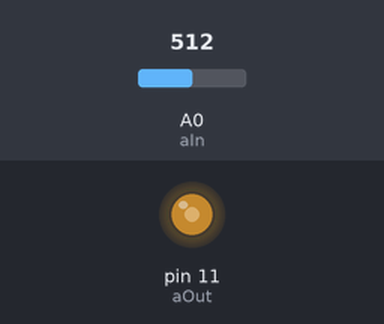
Recording of a sketch running on a simulated Arduino Uno, built with avr-gcc and run on an emulated ATmega328P. On the bench: output pins drawn as LEDs (lit = HIGH). The inputs (shaded band) are chosen by the test bench; at power-on: A0 (aIn) = 512. What the sketch prints to the serial monitor is not drawn.

Above: at 1.2 s.
1.3 s: A0 (aIn) set to 408
At 1.6 s:
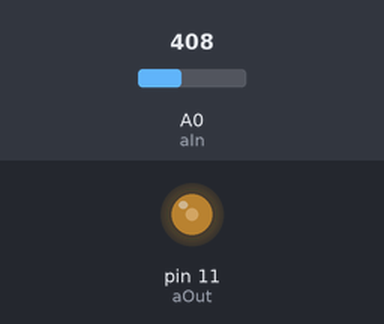
3.3 s: A0 (aIn) set to 385
At 3.9 s:
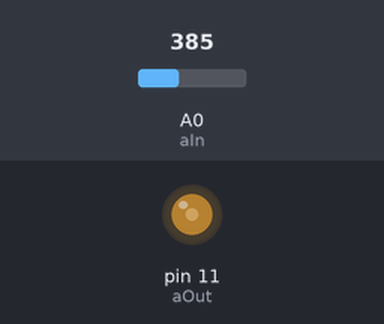
5.1 s: A0 (aIn) set to 716
At 5.8 s:
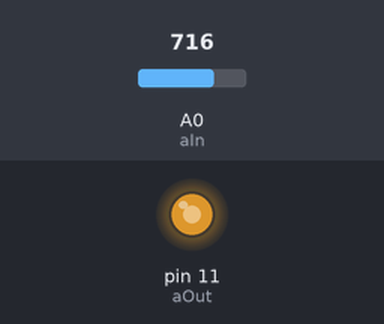
6.6 s: A0 (aIn) set to 993
At 7.7 s:
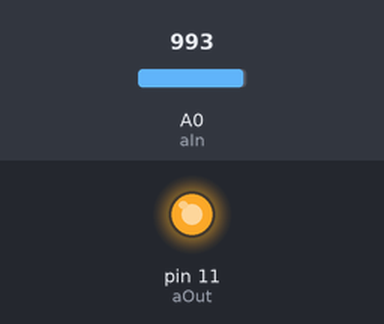
8.1 s: A0 (aIn) set to 1014
At 9.2 s:
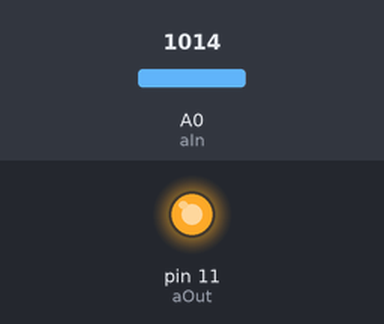
9.9 s: A0 (aIn) set to 122
At 10.3 s:
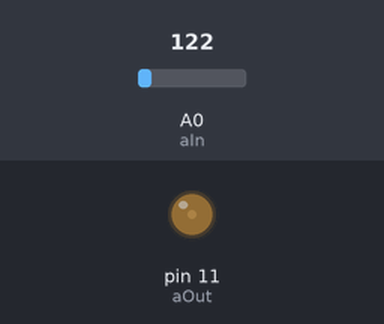
Timing chart, 0 to 12.4 s (numbered marks = the images above; inputs shaded):
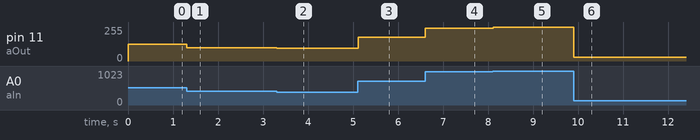

Measured:
- after the input at 1.3 s, pin 11 (aOut): 127/255 → 101/255 at once
- after the input at 3.3 s, pin 11 (aOut): 101/255 → 95/255 at once
- after the input at 5.1 s, pin 11 (aOut): 95/255 → 178/255 at once
- after the input at 6.6 s, pin 11 (aOut): 178/255 → 247/255 at once
- after the input at 8.1 s, pin 11 (aOut): 247/255 → 252/255 at once
- after the input at 9.9 s, pin 11 (aOut): 252/255 → 30/255 at once

The sketch:

potentio.ino
```cpp
const int aIn=A0;
const int aOut=11;
int sensorValue=0;
int outputValue=0;
void setup() {
  // put your setup code here, to run once:
  Serial.begin(9600);
}

void loop() {
  // put your main code here, to run repeatedly:
  sensorValue=analogRead(aIn);
  outputValue=map(sensorValue,0,1023,0,255);
  analogWrite(aOut,outputValue);
  Serial.print("sensor= ");
  Serial.print(sensorValue);
  Serial.print("Output: ");
  Serial.print(outputValue);
  delay(5);
}
```
